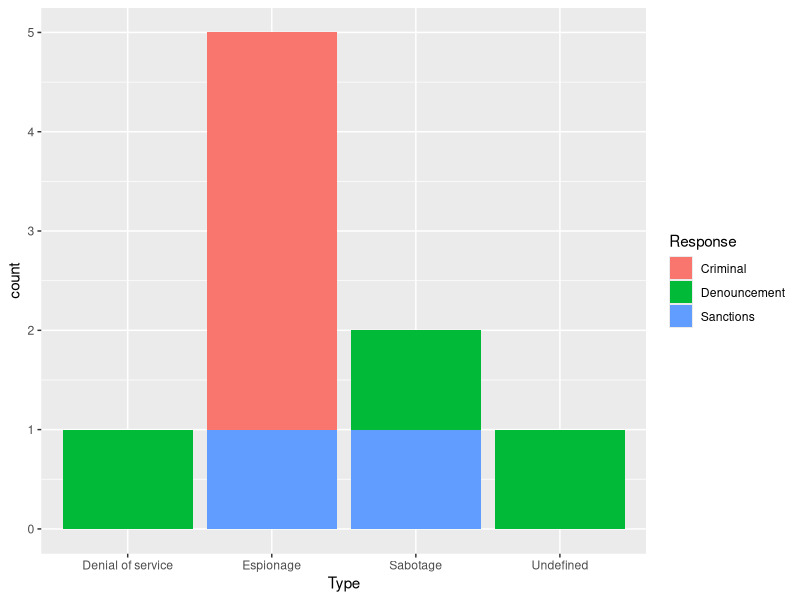

Write R code to recreate this figure.
# Scripts for cyber-espionage journal article
# Autor: Alex Petros 
library(tidyverse)
library(ggthemes)

# https://www.cfr.org/interactive/cyber-operations
cfr_data <- read_csv('./cyber-operations-incidents.csv') 

# added some useful columns and removed sources
cyber_incidents <- cfr_data %>% 
  mutate(us_target=if_else(grepl("United States", Victims), TRUE, FALSE)) %>% 
  mutate(has_response=!is.na(Response)) %>% 
  mutate(Response=str_extract(Response, '\\w+\\b')) %>% 
  select(-Sources_1, -Sources_2, -Sources_3) %>% 
  replace_na(list(Type = "Undefined"))

# select cyber-incidents aginst the US
us_targeted <- cyber_incidents %>% 
  filter(us_target == TRUE) %>%
  select(-us_target)

# count of how often states respond to cyber-incidents by type
# swap in us_targeted for for US-only count
response_stats <- cyber_incidents %>% 
  group_by(Type) %>% 
  summarize(num_incidents = n(), 
            num_responses = sum(has_response==TRUE), 
            response_pct = mean(has_response==TRUE)*100) %>% 
  ungroup() %>% 
  arrange(desc(response_pct))
response_stats
  

# plot workspace
ggplot(data=filter(us_targeted, !is.na(Response))) +
  geom_bar(mapping=aes(x=Type, fill=Response))

ex_table <- filter(us_targeted, Response == "Criminal")
ex_table
